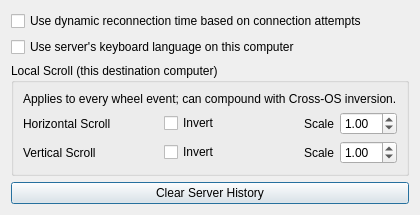
<?xml version="1.0" encoding="UTF-8"?>
<ui version="4.0">
 <class>ClientConfigDialog</class>
 <widget class="QDialog" name="ClientConfigDialog">
  <property name="sizePolicy">
   <sizepolicy hsizetype="Maximum" vsizetype="Maximum">
    <horstretch>0</horstretch>
    <verstretch>0</verstretch>
   </sizepolicy>
  </property>
  <property name="windowTitle">
   <string>Client Configuration</string>
  </property>
  <layout class="QVBoxLayout" name="verticalLayout">
   <item>
    <widget class="QCheckBox" name="cbDynamicConnectTime">
     <property name="toolTip">
      <string>&lt;html&gt;&lt;head/&gt;&lt;body&gt;&lt;p&gt;Allow the client to slow the rate it attempts to reconnect to the server when connections attempts are failing. The delay between connection attempts will  start at 1 second intervals and can be a maxium of 5 minutes between connection attempts.&lt;/p&gt;&lt;/body&gt;&lt;/html&gt;</string>
     </property>
     <property name="text">
      <string>Use dynamic reconnection time based on connection attempts</string>
     </property>
    </widget>
   </item>
   <item>
    <widget class="QCheckBox" name="cbLanguageSync">
     <property name="text">
      <string>Use server's keyboard language on this computer</string>
     </property>
    </widget>
   </item>
   <item>
    <widget class="QGroupBox" name="groupBox">
     <property name="title">
      <string>Local Scroll (this destination computer)</string>
     </property>
     <layout class="QGridLayout" name="gridLayout">
      <item row="0" column="0" colspan="5">
       <widget class="QLabel" name="lblLocalScrollDescription">
        <property name="toolTip">
         <string>These local inversion and scale settings apply to every wheel event on this computer. Cross-OS inversion configured per destination is separate and can compound with these values.</string>
        </property>
        <property name="text">
         <string>Applies to every wheel event; can compound with Cross-OS inversion.</string>
        </property>
       </widget>
      </item>
      <item row="5" column="2">
       <widget class="QCheckBox" name="cbYScrollInvert">
        <property name="text">
         <string>Invert</string>
        </property>
       </widget>
      </item>
      <item row="1" column="2">
       <widget class="QCheckBox" name="cbXScrollInvert">
        <property name="text">
         <string>Invert</string>
        </property>
       </widget>
      </item>
      <item row="5" column="4">
       <layout class="QHBoxLayout" name="horizontalLayout_2">
        <item>
         <widget class="QLabel" name="lblScrollSpeed">
          <property name="sizePolicy">
           <sizepolicy hsizetype="Maximum" vsizetype="Preferred">
            <horstretch>0</horstretch>
            <verstretch>0</verstretch>
           </sizepolicy>
          </property>
          <property name="text">
           <string>Scale</string>
          </property>
         </widget>
        </item>
        <item>
         <widget class="QDoubleSpinBox" name="sbYScrollScale">
          <property name="sizePolicy">
           <sizepolicy hsizetype="Maximum" vsizetype="Fixed">
            <horstretch>0</horstretch>
            <verstretch>0</verstretch>
           </sizepolicy>
          </property>
          <property name="accelerated">
           <bool>true</bool>
          </property>
          <property name="correctionMode">
           <enum>QAbstractSpinBox::CorrectionMode::CorrectToNearestValue</enum>
          </property>
          <property name="minimum">
           <double>0.100000000000000</double>
          </property>
          <property name="maximum">
           <double>10.000000000000000</double>
          </property>
          <property name="singleStep">
           <double>0.100000000000000</double>
          </property>
          <property name="value">
           <double>1.000000000000000</double>
          </property>
         </widget>
        </item>
       </layout>
      </item>
      <item row="1" column="4">
       <layout class="QHBoxLayout" name="horizontalLayout_3">
        <item>
         <widget class="QLabel" name="lblXScrollSpeed">
          <property name="sizePolicy">
           <sizepolicy hsizetype="Maximum" vsizetype="Preferred">
            <horstretch>0</horstretch>
            <verstretch>0</verstretch>
           </sizepolicy>
          </property>
          <property name="text">
           <string>Scale</string>
          </property>
         </widget>
        </item>
        <item>
         <widget class="QDoubleSpinBox" name="sbXScrollScale">
          <property name="sizePolicy">
           <sizepolicy hsizetype="Maximum" vsizetype="Fixed">
            <horstretch>0</horstretch>
            <verstretch>0</verstretch>
           </sizepolicy>
          </property>
          <property name="accelerated">
           <bool>true</bool>
          </property>
          <property name="correctionMode">
           <enum>QAbstractSpinBox::CorrectionMode::CorrectToNearestValue</enum>
          </property>
          <property name="minimum">
           <double>0.100000000000000</double>
          </property>
          <property name="maximum">
           <double>10.000000000000000</double>
          </property>
          <property name="singleStep">
           <double>0.100000000000000</double>
          </property>
          <property name="value">
           <double>1.000000000000000</double>
          </property>
         </widget>
        </item>
       </layout>
      </item>
      <item row="1" column="0" colspan="2">
       <widget class="QLabel" name="lblHScroll">
        <property name="text">
         <string>Horizontal Scroll</string>
        </property>
       </widget>
      </item>
      <item row="5" column="0" colspan="2">
       <widget class="QLabel" name="lblVScroll">
        <property name="text">
         <string>Vertical Scroll</string>
        </property>
       </widget>
      </item>
     </layout>
    </widget>
   </item>
   <item>
    <widget class="QPushButton" name="btnClearServerHistory">
     <property name="text">
      <string>Clear Server History</string>
     </property>
    </widget>
   </item>
  </layout>
 </widget>
 <resources/>
 <connections/>
</ui>
